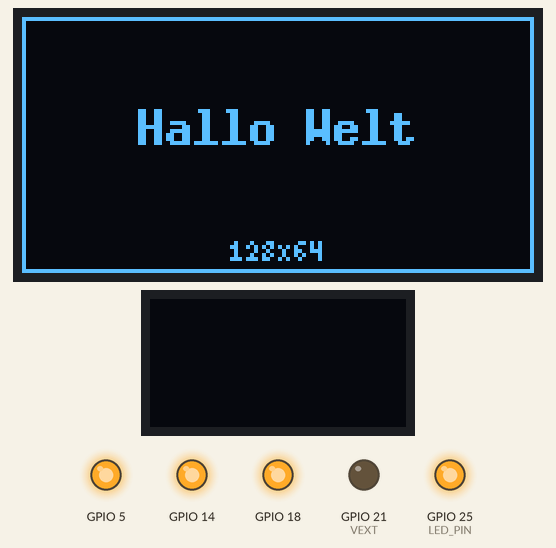
A sketch run on a simulated ESP32. Parts: 128×64 one-colour display, 64×32 one-colour display, output pins drawn as LEDs (lit = HIGH). Pins used as bus, display or sensor lines are not drawn; what the sketch prints to the serial monitor is not drawn.

Above: at 0.6 s.
At 4.7 s:
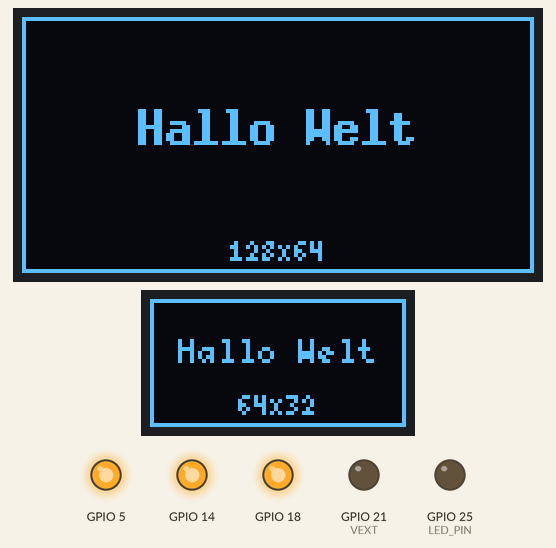
At 8.7 s:
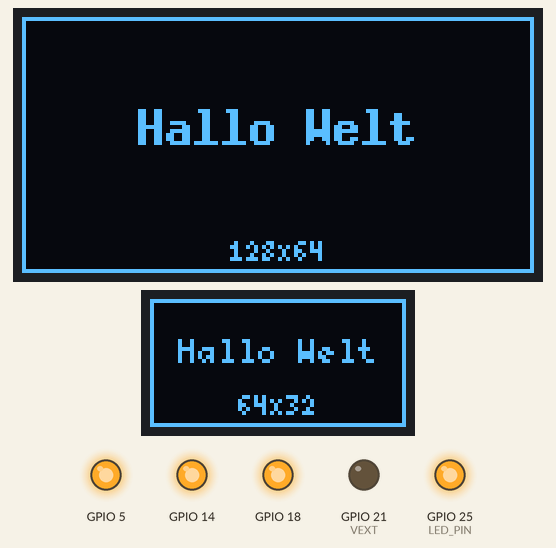
Timing chart, 0 to 130.0 s (numbered marks = the images above):
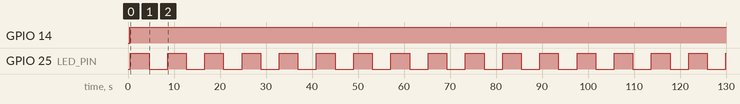

Measured:
- by itself, GPIO 25 (LED_PIN): alternates HIGH for 4.1 s and LOW for 4.0 s
- what the display in image 0 shows lasts 4.0 s, from 0.6 s to 4.6 s

The sketch:

Probe.ino
```cpp
// Erkennungs-Sketch: welches Heltec-Board ist das?
// I2C-Scan + SX127x-Test, Display abwechselnd als 128x64 und 64x32.

#include <Arduino.h>
#include <Wire.h>
#include <SPI.h>
#include <WiFi.h>
#include <U8g2lib.h>

#define OLED_SDA 4
#define OLED_SCL 15
#define OLED_RST 16
#define VEXT     21
#define LED_PIN  25

U8G2_SSD1306_128X64_NONAME_F_HW_I2C disp128(U8G2_R0, OLED_RST, OLED_SCL, OLED_SDA);
U8G2_SSD1306_64X32_1F_F_HW_I2C      disp64 (U8G2_R0, OLED_RST, OLED_SCL, OLED_SDA);

bool displayDa = false;

// SX127x an zwei moeglichen Pinbelegungen testen (WiFi LoRa 32 V1 / WiFi Kit 32)
uint8_t leseLoRaVersion(int sck, int miso, int mosi, int nss, int rst) {
  pinMode(rst, OUTPUT);
  digitalWrite(rst, LOW);  delay(10);
  digitalWrite(rst, HIGH); delay(10);

  SPI.begin(sck, miso, mosi, nss);
  pinMode(nss, OUTPUT);
  digitalWrite(nss, HIGH);

  SPI.beginTransaction(SPISettings(1000000, MSBFIRST, SPI_MODE0));
  digitalWrite(nss, LOW);
  SPI.transfer(0x42 & 0x7F);           // RegVersion, Lesezugriff
  uint8_t v = SPI.transfer(0x00);
  digitalWrite(nss, HIGH);
  SPI.endTransaction();
  SPI.end();
  return v;
}

void setup() {
  Serial.begin(115200);
  delay(300);
  Serial.println("\n===== Board-Erkennung =====");
  Serial.printf("Chip:  %s, %d Kerne, Rev %d\n",
                ESP.getChipModel(), ESP.getChipCores(), ESP.getChipRevision());
  Serial.printf("Flash: %u Bytes\n", ESP.getFlashChipSize());
  Serial.printf("MAC:   %s\n", WiFi.macAddress().c_str());

  pinMode(LED_PIN, OUTPUT);
  pinMode(VEXT, OUTPUT);
  digitalWrite(VEXT, LOW);
  delay(50);

  pinMode(OLED_RST, OUTPUT);
  digitalWrite(OLED_RST, LOW);  delay(20);
  digitalWrite(OLED_RST, HIGH); delay(20);

  Wire.begin(OLED_SDA, OLED_SCL);
  Serial.println("--- I2C-Scan (SDA=4, SCL=15):");
  for (uint8_t a = 1; a < 127; a++) {
    Wire.beginTransmission(a);
    if (Wire.endTransmission() == 0) {
      Serial.printf("    gefunden: 0x%02X\n", a);
      if (a == 0x3C || a == 0x3D) displayDa = true;
    }
  }
  if (!displayDa) Serial.println("    kein Display gefunden");

  Serial.println("--- LoRa-Test:");
  uint8_t v1 = leseLoRaVersion(5, 19, 27, 18, 14);
  Serial.printf("    WiFi LoRa 32 V1 Pins (NSS=18): RegVersion = 0x%02X %s\n",
                v1, v1 == 0x12 ? "-> SX127x gefunden!" : "");
  uint8_t v2 = leseLoRaVersion(18, 19, 23, 5, 14);
  Serial.printf("    WiFi Kit 32 Pins (NSS=5):      RegVersion = 0x%02X %s\n",
                v2, v2 == 0x12 ? "-> SX127x gefunden!" : "");

  Serial.println("--- Display wechselt alle 4s zwischen 128x64 und 64x32.");

  if (displayDa) { disp128.begin(); disp64.begin(); }
}

void zeichne(U8G2 &d, const char *label) {
  d.begin();
  d.clearBuffer();
  d.drawFrame(0, 0, d.getDisplayWidth(), d.getDisplayHeight());
  d.setFont(u8g2_font_7x13B_tr);
  const char *t = "Hallo Welt";
  int w = d.getStrWidth(t);
  if (w > d.getDisplayWidth()) { d.setFont(u8g2_font_5x7_tr); w = d.getStrWidth(t); }
  d.drawStr((d.getDisplayWidth() - w) / 2, d.getDisplayHeight() / 2, t);
  d.setFont(u8g2_font_4x6_tr);
  d.drawStr((d.getDisplayWidth() - d.getStrWidth(label)) / 2, d.getDisplayHeight() - 3, label);
  d.sendBuffer();
}

void loop() {
  static bool gross = true;
  digitalWrite(LED_PIN, !digitalRead(LED_PIN));

  if (displayDa) {
    if (gross) zeichne(disp128, "128x64");
    else       zeichne(disp64,  "64x32");
    Serial.printf("zeige: %s\n", gross ? "128x64" : "64x32");
  } else {
    Serial.println("kein Display - LED blinkt");
  }
  gross = !gross;
  delay(4000);
}
```
